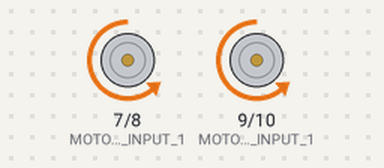
This sketch was run on a simulated Arduino Uno, built with avr-gcc and run on an emulated ATmega328P. Shown: motor-driver pin pairs drawn as motors (green arrow = first pin HIGH = forward, orange = second pin HIGH = backward, longer = more drive, scaled by the enable pin).

Above: at 1.0 s.
At 3.0 s:
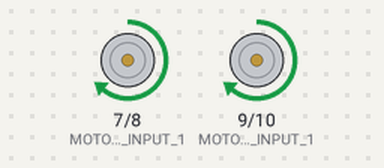
At 5.0 s:
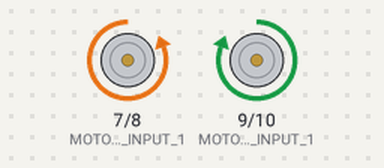
At 7.0 s:
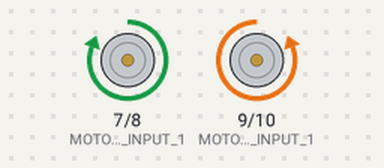
Timing chart, 0 to 10.4 s (numbered marks = the images above):
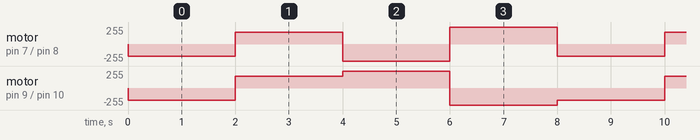

The sketch:

two_motors.ino
```cpp
/*
 * This is a sketch to test driving a motor with the L298N motor driver
 * It has all functions that allow you to drive the motor in all directions
 * --------------------------------------------------------------------
 * You'll need --> L298N motor driver
 *             --> A couple of jumper wires
 *             --> An Arduino board (obviously)
 *             --> Two brushed DC motors
 * --------------------------------------------------------------------
 */

/* Pin assignments */
#define ENABLE_1_PIN          6
#define MOTOR_1_INPUT_1       7
#define MOTOR_1_INPUT_2       8
#define MOTOR_2_INPUT_1       9
#define MOTOR_2_INPUT_2       10
#define ENABLE_2_PIN          11

/* Constants */
#define MAX_MOTOR_SPEED       255
#define NORMAL_MOTOR_SPEED    180
#define SLOW_MOTOR_SPEED      80

/* Functions prototypes */
void forward(uint8_t speed);
void reverse(uint8_t speed);
void right(uint8_t speed);
void left(uint8_t speed);
void sharpRightTurn(uint8_t speed);
void sharpLeftTurn(uint8_t speed);
void stopBot(uint8_t speed);

/* ---------------------------------------------------------- */

void setup() {
  pinMode(MOTOR_1_INPUT_1, OUTPUT);
  pinMode(MOTOR_1_INPUT_2, OUTPUT);
  pinMode(MOTOR_2_INPUT_1, OUTPUT);
  pinMode(MOTOR_2_INPUT_2, OUTPUT);
  pinMode(ENABLE_1_PIN, OUTPUT);
  pinMode(ENABLE_2_PIN, OUTPUT);
}

void loop() {
  forward(NORMAL_MOTOR_SPEED);
  delay(2000);

  reverse(NORMAL_MOTOR_SPEED);
  delay(2000);

  sharpRightTurn(MAX_MOTOR_SPEED);
  delay(2000);

  sharpLeftTurn(MAX_MOTOR_SPEED);
  delay(2000);
}

/* ---------------------------------------------------------- */

void forward(uint8_t speed){
  /* The pin numbers and high, low values might be different depending on your connections */
  analogWrite(ENABLE_1_PIN, speed); //Left Motor Speed
  analogWrite(ENABLE_2_PIN, speed); //Right Motor Speed
  digitalWrite(MOTOR_1_INPUT_1, LOW);
  digitalWrite(MOTOR_1_INPUT_2, HIGH);
  digitalWrite(MOTOR_2_INPUT_1, LOW);
  digitalWrite(MOTOR_2_INPUT_2, HIGH);
}

void reverse(uint8_t speed){
  /* The pin numbers and high, low values might be different depending on your connections */
  analogWrite(ENABLE_1_PIN, speed); //Left Motor Speed
  analogWrite(ENABLE_2_PIN, speed); //Right Motor Speed
  digitalWrite(MOTOR_1_INPUT_1, HIGH);
  digitalWrite(MOTOR_1_INPUT_2, LOW);
  digitalWrite(MOTOR_2_INPUT_1, HIGH);
  digitalWrite(MOTOR_2_INPUT_2, LOW);
}

void right(uint8_t speed){
  /* The pin numbers and high, low values might be different depending on your connections */
  analogWrite(ENABLE_1_PIN, speed); //Left Motor Speed
  analogWrite(ENABLE_2_PIN, speed); //Right Motor Speed
  digitalWrite(MOTOR_1_INPUT_1, LOW);
  digitalWrite(MOTOR_1_INPUT_2, HIGH);
  digitalWrite(MOTOR_2_INPUT_1, LOW);
  digitalWrite(MOTOR_2_INPUT_2, LOW);
}

void left(uint8_t speed){
  /* The pin numbers and high, low values might be different depending on your connections */
  analogWrite(ENABLE_1_PIN, speed); //Left Motor Speed
  analogWrite(ENABLE_2_PIN, speed); //Right Motor Speed
  digitalWrite(MOTOR_1_INPUT_1, LOW);
  digitalWrite(MOTOR_1_INPUT_2, LOW);
  digitalWrite(MOTOR_2_INPUT_1, LOW);
  digitalWrite(MOTOR_2_INPUT_2, HIGH);
}

void sharpRightTurn(uint8_t speed){
  /* The pin numbers and high, low values might be different depending on your connections */
  analogWrite(ENABLE_1_PIN, speed); //Left Motor Speed
  analogWrite(ENABLE_2_PIN, speed); //Right Motor Speed
  digitalWrite(MOTOR_1_INPUT_1, LOW);
  digitalWrite(MOTOR_1_INPUT_2, HIGH);
  digitalWrite(MOTOR_2_INPUT_1, HIGH);
  digitalWrite(MOTOR_2_INPUT_2, LOW);
}

void sharpLeftTurn(uint8_t speed){
  /* The pin numbers and high, low values might be different depending on your connections */
  analogWrite(ENABLE_1_PIN, speed); //Left Motor Speed
  analogWrite(ENABLE_2_PIN, speed); //Right Motor Speed
  digitalWrite(MOTOR_1_INPUT_1, HIGH);
  digitalWrite(MOTOR_1_INPUT_2, LOW);
  digitalWrite(MOTOR_2_INPUT_1, LOW);
  digitalWrite(MOTOR_2_INPUT_2, HIGH);
}

void stopBot(uint8_t speed){
  /* The pin numbers and high, low values might be different depending on your connections */
  analogWrite(ENABLE_1_PIN, speed); //Left Motor Speed
  analogWrite(ENABLE_2_PIN, speed); //Right Motor Speed
  digitalWrite(MOTOR_1_INPUT_1, LOW);
  digitalWrite(MOTOR_1_INPUT_2, LOW);
  digitalWrite(MOTOR_2_INPUT_1, LOW);
  digitalWrite(MOTOR_2_INPUT_2, LOW);
}
```

Measured:
- by itself, motor on pin 7 (MOTOR_1_INPUT_1) / pin 8 (MOTOR_1_INPUT_2): repeats every 8.0 s: forward 180/255 2.0 s, backward 255/255 2.0 s, forward 255/255 2.0 s, backward 180/255 2.0 s
- by itself, motor on pin 9 (MOTOR_2_INPUT_1) / pin 10 (MOTOR_2_INPUT_2): repeats every 8.0 s: forward 180/255 2.0 s, forward 255/255 2.0 s, backward 255/255 2.0 s, backward 180/255 2.0 s
